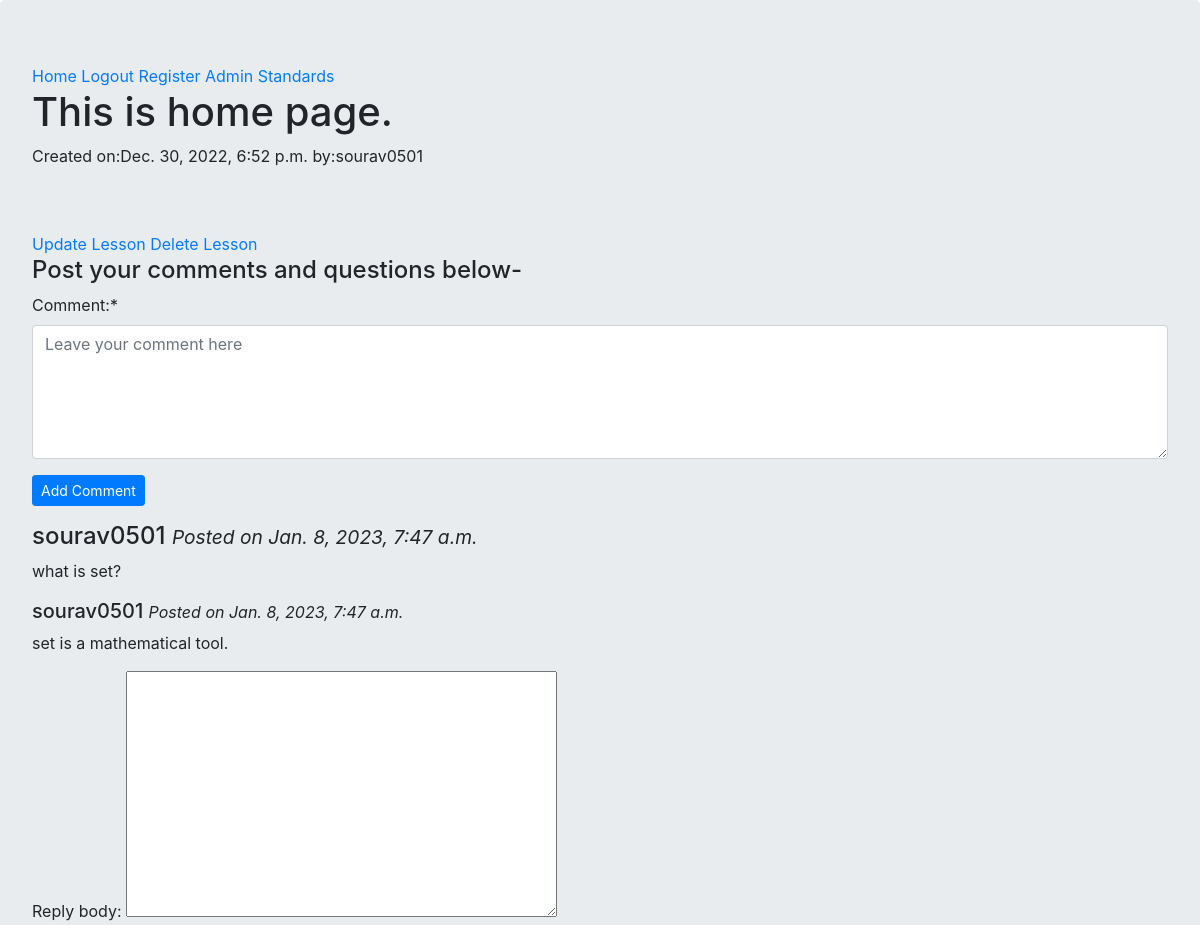
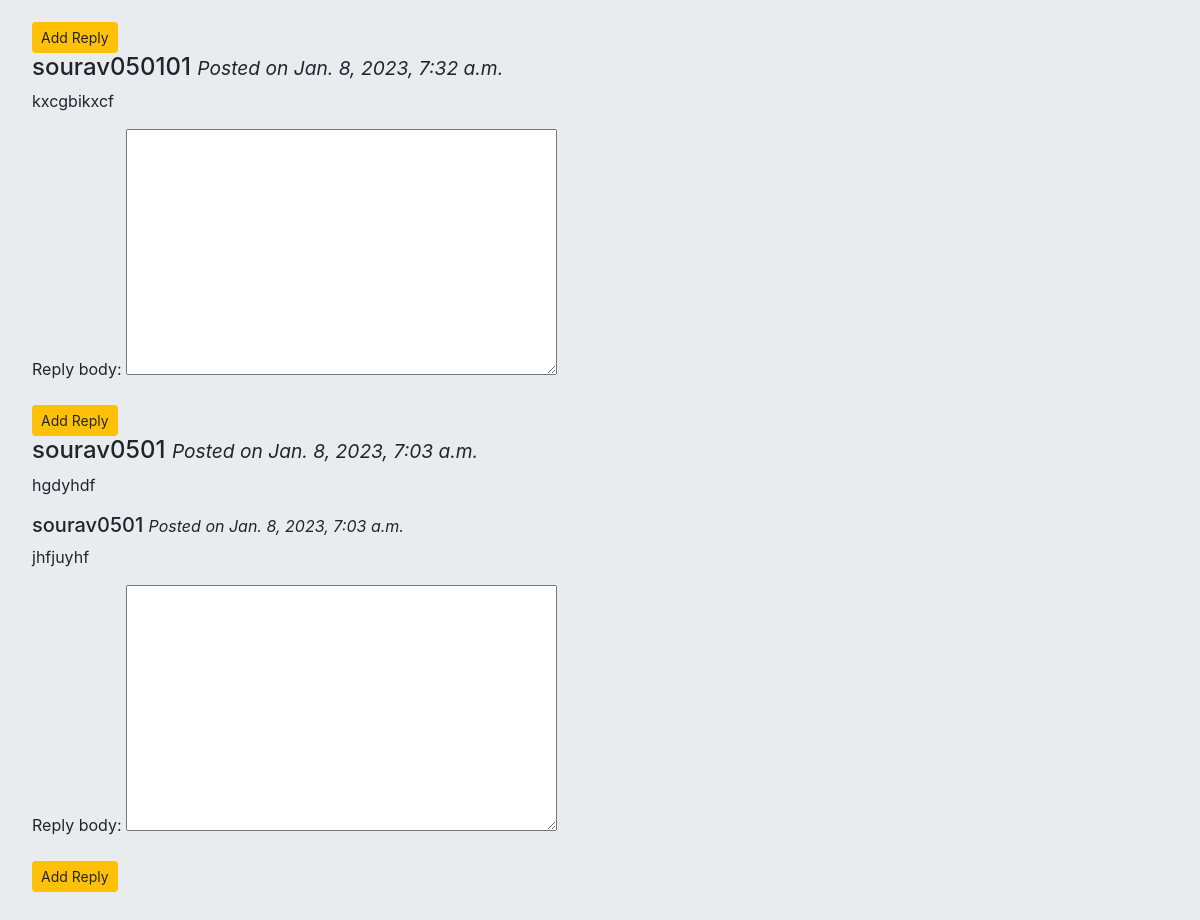
Screenshot of /curriculum/6th-class/math6/trigonometry/ (signed in) with the database file from the repository (2 pictures, top to bottom).
### curriculum/models.py (models this page shows, shortened)
class Lesson(models.Model):
    lesson_id=models.CharField(max_length=100,unique=True)
    Standard=models.ForeignKey(Standard,on_delete=models.CASCADE)
    created_by=models.ForeignKey(User,on_delete=models.CASCADE)
    created_at=models.DateTimeField(auto_now_add=True)
    subject=models.ForeignKey(Subject,on_delete=models.CASCADE,related_name="lessons")
    name=models.CharField(max_length=150)
    position=models.PositiveSmallIntegerField(verbose_name="Chapter No.")
    slug=models.SlugField(null=True,blank=True)
    video=models.FileField(upload_to=save_lesson_files,verbose_name="Video",blank=True,null=True)
    ppt=models.FileField(upload_to=save_lesson_files,verbose_name="Presentations",blank=True)
    Notes=models.FileField(upload_to=save_lesson_files,verbose_name="Notes",blank=True)
    class Meta:
        ordering=['position']

class Comment(models.Model):
    lesson_name=models.ForeignKey(Lesson,null=True,on_delete=models.CASCADE,related_name='comments')
    comm_name=models.CharField(max_length=100,blank=True)
    author=models.ForeignKey(User,on_delete=models.CASCADE)
    body=models.TextField(max_length=500)
    date_added=models.DateTimeField(auto_now_add=True)
    class Meta:
        ordering=['-date_added']

class Reply(models.Model):
    comment_name=models.ForeignKey(Comment,on_delete=models.CASCADE,related_name='replies')
    reply_body=models.TextField(max_length=500)
    author=models.ForeignKey(User,on_delete=models.CASCADE)
    date_added=models.DateTimeField(auto_now_add=True)

### curriculum/views.py (the view, shortened to what this page needs)
# urls.py: path('<str:standard>/<str:subject>/<slug:slug>/',views.LessonDetailView.as_view(),name="lesson_detail"),
class LessonDetailView(DetailView,FormView):
    context_object_name='lessons'
    model=Lesson
    template_name='curriculum/lesson_detail_view.html'
    form_class=CommentForm
    second_form_class=ReplyForm
    def get_context_data(self,**kwargs):
        context=super(LessonDetailView,self).get_context_data(**kwargs)
        if 'form' not in context:
            context['form']=self.form_class()
        if 'form2' not in context:
            context['form2']=self.second_form_class()
        return context

### curriculum/forms.py
class CommentForm(forms.ModelForm):
    class Meta:
        model=Comment
        fields=('body',)
        labels={"body":"Comment:"}
        widgets={
            'body':forms.Textarea(attrs={'class':'form-control','rows':5,'cols':70,'placeholder':"Leave your comment here"}),
        }

class ReplyForm(forms.ModelForm):
    class Meta:
        model=Reply
        fields=('reply_body',)
        widggets={
            'reply_body':forms.Textarea(attrs={'class':'form-control','rows':2,'cols':20})
        }

### curriculum/templates/curriculum/lesson_detail_view.html (shortened to what this page needs)
{% extends 'base.html' %}
{% load crispy_forms_tags %}
{% block content %}
<p>Created on:{{lessons.created_at}} by:{{lessons.created_by}}</p><br><br>
{% if user.is_authenticated %}
<a href="{% url 'curriculum:lesson_update' standard=lessons.Standard.slug subject=lessons.subject.slug slug=lessons.slug %}">Update Lesson</a>
<a href="{% url 'curriculum:lesson_delete' standard=lessons.Standard.slug subject=lessons.subject.slug slug=lessons.slug %}">Delete Lesson</a>
<h4>Post your comments and questions below-</h4>
<form method="post">
    <div class="form-group">
        {{form|crispy}}
        <input type="submit" name="form" value="Add Comment" class="btn btn-primary btn-sm">
    </div>
</form>
{% for comment in lessons.comments.all %}
                                    <h4>{{comment.author}} <small><i>Posted on {{comment.date_added}}</i></small></h4>
                                    <p>{{comment.body}}</p>
                            {% for reply in comment.replies.all %}
                                                <h5>{{reply.author}} <small><i>Posted on {{reply.date_added}}</i></small></h5>
                                                <p>{{reply.reply_body}}</p>
                            {% endfor %}
                            <form method="post">
                                  {{form2.as_p}}
                                  <input type="submit" name="form2" value="Add Reply" class="btn btn-warning btn-sm">
                            </form>
      {% endfor %}
{% else %}
<p>You must First login to update, delete or comment in any lesson.</p>
{% endif %}
{% endblock %}

### templates/base.html (shortened to what this page needs)
<!doctype html>
<html lang="en">
  <head>
    <link rel="stylesheet" href="https://stackpath.bootstrapcdn.com/bootstrap/4.5.2/css/bootstrap.min.css">
  </head>
  <body>
    <div  class="'container">
        <div class='jumbotron'>
            <a href="{% url 'index' %}">Home</a>
            {% if user.is_authenticated %}
            <a href="{% url 'user_logout' %}">Logout</a>
            {% else %}
            <a href="{% url 'user_login' %}">Login</a>
            {% endif %}
            <a href="{% url 'register' %}">Register</a>
            <a href="{% url 'admin:index' %}">Admin</a>
            <a href="{% url 'curriculum:standard_list' %}">Standards</a>
            <h1>This is home page.</h1>
            {% block content %}
            {% endblock %}
        </div>
    </div>
  </body>
</html>

### rows the page displays
Lesson: created_at "Dec. 30, 2022, 6:52 p.m.", created_by "sourav0501"
Comment: author "sourav0501", date_added "Jan. 8, 2023, 7:47 a.m.", body "what is set?"
Reply: author "sourav0501", date_added "Jan. 8, 2023, 7:47 a.m.", reply_body "set is a mathematical tool."
Comment: author "sourav050101", date_added "Jan. 8, 2023, 7:32 a.m.", body "kxcgbikxcf"
Comment: author "sourav0501", date_added "Jan. 8, 2023, 7:03 a.m.", body "hgdyhdf"
Reply: author "sourav0501", date_added "Jan. 8, 2023, 7:03 a.m.", reply_body "jhfjuyhf"
